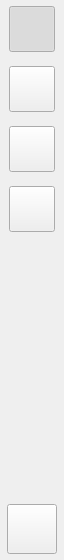
<?xml version='1.0' encoding='utf-8'?>
<ui version="4.0">
 <class>LeftRail</class>
 <widget class="QWidget" name="LeftRail">
  <property name="geometry"><rect><x>0</x><y>0</y><width>64</width><height>560</height></rect></property>
  <layout class="QVBoxLayout" name="railLayout">
   <property name="leftMargin"><number>0</number></property>
   <property name="topMargin"><number>6</number></property>
   <property name="rightMargin"><number>0</number></property>
   <property name="bottomMargin"><number>6</number></property>
   <property name="spacing"><number>14</number></property>
   <item alignment="Qt::AlignHCenter">
    <widget class="QPushButton" name="railBtn0">
     <property name="minimumSize"><size><width>46</width><height>46</height></size></property>
     <property name="maximumSize"><size><width>46</width><height>46</height></size></property>
     <property name="checkable"><bool>true</bool></property>
     <property name="checked"><bool>true</bool></property>
     <property name="text"><string /></property>
     <property name="role" stdset="0"><string>railBtn</string></property>
    </widget>
   </item>
   <item alignment="Qt::AlignHCenter">
    <widget class="QPushButton" name="railBtn1">
     <property name="minimumSize"><size><width>46</width><height>46</height></size></property>
     <property name="maximumSize"><size><width>46</width><height>46</height></size></property>
     <property name="checkable"><bool>true</bool></property>
     <property name="text"><string /></property>
     <property name="role" stdset="0"><string>railBtn</string></property>
    </widget>
   </item>
   <item alignment="Qt::AlignHCenter">
    <widget class="QPushButton" name="railBtn2">
     <property name="minimumSize"><size><width>46</width><height>46</height></size></property>
     <property name="maximumSize"><size><width>46</width><height>46</height></size></property>
     <property name="checkable"><bool>true</bool></property>
     <property name="text"><string /></property>
     <property name="role" stdset="0"><string>railBtn</string></property>
    </widget>
   </item>
   <item alignment="Qt::AlignHCenter">
    <widget class="QPushButton" name="railBtn3">
     <property name="minimumSize"><size><width>46</width><height>46</height></size></property>
     <property name="maximumSize"><size><width>46</width><height>46</height></size></property>
     <property name="checkable"><bool>true</bool></property>
     <property name="text"><string /></property>
     <property name="role" stdset="0"><string>railBtn</string></property>
    </widget>
   </item>
   <item>
    <spacer name="railSpacer">
     <property name="orientation"><enum>Qt::Vertical</enum></property>
     <property name="sizeHint" stdset="0"><size><width>20</width><height>40</height></size></property>
    </spacer>
   </item>
   <item alignment="Qt::AlignHCenter">
    <widget class="QPushButton" name="addBtn">
     <property name="minimumSize"><size><width>50</width><height>50</height></size></property>
     <property name="maximumSize"><size><width>50</width><height>50</height></size></property>
     <property name="text"><string /></property>
     <property name="role" stdset="0"><string>fab</string></property>
    </widget>
   </item>
  </layout>
 </widget>
 <connections />
<customwidgets><customwidget><class>QPushButton</class><extends>QPushButton</extends><header location="global">Custom_Widgets.Theme.h</header><container>1</container></customwidget><customwidget><class>QLabel</class><extends>QLabel</extends><header location="global">Custom_Widgets.Theme.h</header><container>1</container></customwidget></customwidgets></ui>
